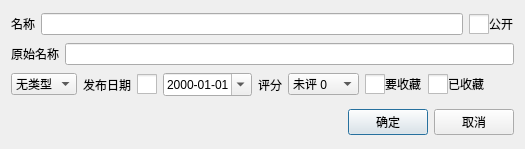
<?xml version="1.0" encoding="UTF-8"?>
<ui version="4.0">
 <class>AnimeSeasonNewDialog</class>
 <widget class="QDialog" name="AnimeSeasonNewDialog">
  <property name="geometry">
   <rect>
    <x>0</x>
    <y>0</y>
    <width>525</width>
    <height>149</height>
   </rect>
  </property>
  <property name="windowTitle">
   <string>新增季度</string>
  </property>
  <layout class="QVBoxLayout" name="verticalLayout">
   <item>
    <layout class="QHBoxLayout" name="hLayout_Name">
     <item>
      <widget class="QLabel" name="label_Name">
       <property name="text">
        <string>名称</string>
       </property>
      </widget>
     </item>
     <item>
      <widget class="QLineEdit" name="lineEdit_Name"/>
     </item>
     <item>
      <widget class="QCheckBox" name="checkBox_Display">
       <property name="styleSheet">
        <string notr="true">QCheckBox
{
  spacing: 0px;
}
QCheckBox::indicator
{
  width: 20px;
  height: 20px;
}
QCheckBox::indicator:checked:enabled
{
  image:url(:/File/img/box_check_enable.png);
}
QCheckBox::indicator:unchecked:enabled
{
  image:url(:/File/img/box_uncheck_enable.png);
}
QCheckBox::indicator:unchecked:disabled
{
  image:url(:/File/img/box_uncheck_disable.png);
}</string>
       </property>
       <property name="text">
        <string>公开</string>
       </property>
      </widget>
     </item>
    </layout>
   </item>
   <item>
    <layout class="QHBoxLayout" name="hLayout_NameOrigin">
     <item>
      <widget class="QLabel" name="label_NameOrigin">
       <property name="text">
        <string>原始名称</string>
       </property>
      </widget>
     </item>
     <item>
      <widget class="QLineEdit" name="lineEdit_NameOrigin"/>
     </item>
    </layout>
   </item>
   <item>
    <layout class="QHBoxLayout" name="hLayout_ReleaseDate">
     <item>
      <widget class="QComboBox" name="comboBox_Type">
       <item>
        <property name="text">
         <string>无类型</string>
        </property>
       </item>
       <item>
        <property name="text">
         <string>剧场版</string>
        </property>
       </item>
       <item>
        <property name="text">
         <string>TV</string>
        </property>
       </item>
       <item>
        <property name="text">
         <string>特别篇</string>
        </property>
       </item>
       <item>
        <property name="text">
         <string>总集篇</string>
        </property>
       </item>
       <item>
        <property name="text">
         <string>OVA</string>
        </property>
       </item>
       <item>
        <property name="text">
         <string>OAD</string>
        </property>
       </item>
       <item>
        <property name="text">
         <string>特典</string>
        </property>
       </item>
       <item>
        <property name="text">
         <string>WEB</string>
        </property>
       </item>
      </widget>
     </item>
     <item>
      <widget class="QLabel" name="label_ReleaseDate">
       <property name="text">
        <string>发布日期</string>
       </property>
      </widget>
     </item>
     <item>
      <widget class="QCheckBox" name="checkBox_ReleaseDateEnable">
       <property name="sizePolicy">
        <sizepolicy hsizetype="Fixed" vsizetype="Fixed">
         <horstretch>0</horstretch>
         <verstretch>0</verstretch>
        </sizepolicy>
       </property>
       <property name="minimumSize">
        <size>
         <width>20</width>
         <height>20</height>
        </size>
       </property>
       <property name="maximumSize">
        <size>
         <width>20</width>
         <height>20</height>
        </size>
       </property>
       <property name="styleSheet">
        <string notr="true">QCheckBox
{
  spacing: 0px;
}
QCheckBox::indicator
{
  width: 20px;
  height: 20px;
}
QCheckBox::indicator:checked:enabled
{
  image:url(:/File/img/box_check_enable.png);
}
QCheckBox::indicator:unchecked:enabled
{
  image:url(:/File/img/box_uncheck_enable.png);
}
QCheckBox::indicator:unchecked:disabled
{
  image:url(:/File/img/box_uncheck_disable.png);
}</string>
       </property>
       <property name="text">
        <string/>
       </property>
      </widget>
     </item>
     <item>
      <widget class="QDateEdit" name="dateEdit_ReleaseDate">
       <property name="displayFormat">
        <string notr="true">yyyy-MM-dd</string>
       </property>
       <property name="calendarPopup">
        <bool>true</bool>
       </property>
      </widget>
     </item>
     <item>
      <widget class="QLabel" name="label_Point">
       <property name="text">
        <string>评分</string>
       </property>
      </widget>
     </item>
     <item>
      <widget class="QComboBox" name="comboBox_Point">
       <property name="maxVisibleItems">
        <number>13</number>
       </property>
       <item>
        <property name="text">
         <string>未评 0</string>
        </property>
       </item>
       <item>
        <property name="text">
         <string>烂作 1</string>
        </property>
       </item>
       <item>
        <property name="text">
         <string>不行 2</string>
        </property>
       </item>
       <item>
        <property name="text">
         <string>极差 3</string>
        </property>
       </item>
       <item>
        <property name="text">
         <string>很差 4</string>
        </property>
       </item>
       <item>
        <property name="text">
         <string>略差 5</string>
        </property>
       </item>
       <item>
        <property name="text">
         <string>及格 6</string>
        </property>
       </item>
       <item>
        <property name="text">
         <string>海星 7</string>
        </property>
       </item>
       <item>
        <property name="text">
         <string>一般 8</string>
        </property>
       </item>
       <item>
        <property name="text">
         <string>很好 9</string>
        </property>
       </item>
       <item>
        <property name="text">
         <string>完美 10</string>
        </property>
       </item>
       <item>
        <property name="text">
         <string>极好 11</string>
        </property>
       </item>
       <item>
        <property name="text">
         <string>神作 12</string>
        </property>
       </item>
      </widget>
     </item>
     <item>
      <widget class="QCheckBox" name="checkBox_CollectIt">
       <property name="styleSheet">
        <string notr="true">QCheckBox
{
  spacing: 0px;
}
QCheckBox::indicator
{
  width: 20px;
  height: 20px;
}
QCheckBox::indicator:checked:enabled
{
  image:url(:/File/img/box_check_enable.png);
}
QCheckBox::indicator:unchecked:enabled
{
  image:url(:/File/img/box_uncheck_enable.png);
}
QCheckBox::indicator:unchecked:disabled
{
  image:url(:/File/img/box_uncheck_disable.png);
}</string>
       </property>
       <property name="text">
        <string>要收藏</string>
       </property>
      </widget>
     </item>
     <item>
      <widget class="QCheckBox" name="checkBox_CollectOk">
       <property name="styleSheet">
        <string notr="true">QCheckBox
{
  spacing: 0px;
}
QCheckBox::indicator
{
  width: 20px;
  height: 20px;
}
QCheckBox::indicator:checked:enabled
{
  image:url(:/File/img/box_check_enable.png);
}
QCheckBox::indicator:unchecked:enabled
{
  image:url(:/File/img/box_uncheck_enable.png);
}
QCheckBox::indicator:unchecked:disabled
{
  image:url(:/File/img/box_uncheck_disable.png);
}</string>
       </property>
       <property name="text">
        <string>已收藏</string>
       </property>
      </widget>
     </item>
     <item>
      <spacer name="hSpacer_Collect">
       <property name="orientation">
        <enum>Qt::Horizontal</enum>
       </property>
       <property name="sizeHint" stdset="0">
        <size>
         <width>40</width>
         <height>20</height>
        </size>
       </property>
      </spacer>
     </item>
    </layout>
   </item>
   <item>
    <spacer name="vSpacer_Space">
     <property name="orientation">
      <enum>Qt::Vertical</enum>
     </property>
     <property name="sizeType">
      <enum>QSizePolicy::Fixed</enum>
     </property>
     <property name="sizeHint" stdset="0">
      <size>
       <width>20</width>
       <height>5</height>
      </size>
     </property>
    </spacer>
   </item>
   <item>
    <layout class="QHBoxLayout" name="hLayout_OkCancel">
     <item>
      <spacer name="hSpacer_OkCancel">
       <property name="orientation">
        <enum>Qt::Horizontal</enum>
       </property>
       <property name="sizeHint" stdset="0">
        <size>
         <width>40</width>
         <height>20</height>
        </size>
       </property>
      </spacer>
     </item>
     <item>
      <widget class="QPushButton" name="pushButton_Ok">
       <property name="text">
        <string>确定</string>
       </property>
      </widget>
     </item>
     <item>
      <widget class="QPushButton" name="pushButton_Cancel">
       <property name="text">
        <string>取消</string>
       </property>
      </widget>
     </item>
    </layout>
   </item>
  </layout>
 </widget>
 <resources/>
 <connections/>
</ui>
